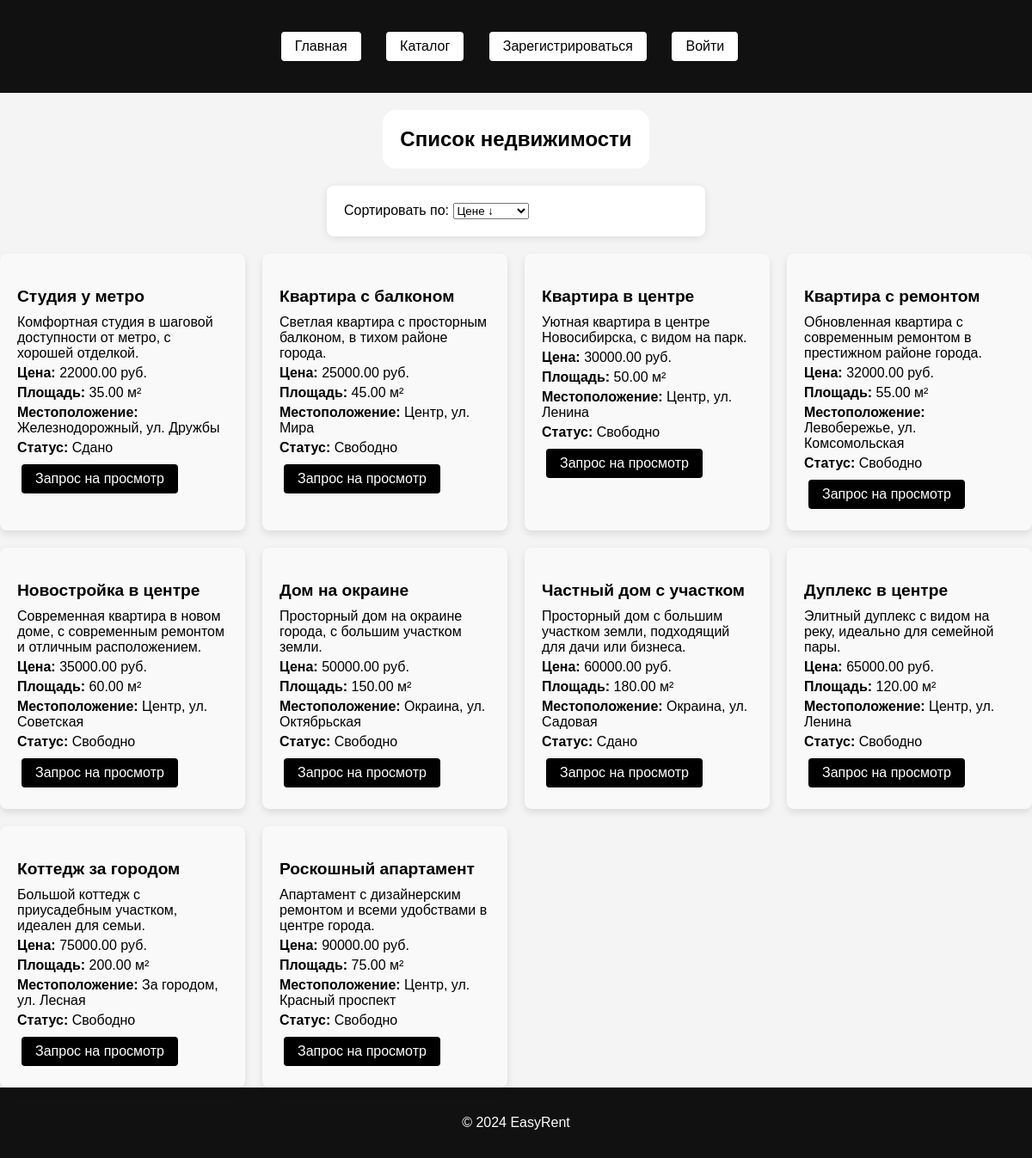
Page /properties/ on the committed database.
### core/models.py (models this page shows, shortened)
class Property(models.Model):
    PROPERTY_STATUS = [
        ('available', 'Свободно'),
        ('rented', 'Сдано'),
    ]
    title = models.CharField(max_length=100)
    description = models.TextField()
    area = models.DecimalField(max_digits=8, decimal_places=2)
    location = models.CharField(max_length=255)
    price = models.DecimalField(max_digits=10, decimal_places=2)
    status = models.CharField(max_length=10, choices=PROPERTY_STATUS, default='available')
    realtor = models.ForeignKey(
        settings.AUTH_USER_MODEL,
        on_delete=models.CASCADE,
        related_name='properties',
        limit_choices_to={'role': 'realtor'},
        null=True,  # На случай, если нужно оставить недвижимость без риелтора
        blank=True
    )

### core/views.py (the view)
# urls.py: path('properties/', views.property_list, name='property_list'),
def property_list(request):
    sort_by = request.GET.get('sort', 'price')  # Получаем параметр сортировки, по умолчанию 'price'
    if sort_by == 'price':
        properties = Property.objects.order_by('price')  # Сортировка по цене (по возрастанию)
    elif sort_by == '-price':
        properties = Property.objects.order_by('-price')  # Сортировка по цене (по убыванию)
    elif sort_by == 'area':
        properties = Property.objects.order_by('area')  # Сортировка по метражу (по возрастанию)
    elif sort_by == '-area':
        properties = Property.objects.order_by('-area')  # Сортировка по метражу (по убыванию)
    else:
        properties = Property.objects.all()  # Без сортировки
    return render(request, 'core/property_list.html', {'properties': properties})

### core/templates/core/property_list.html (shortened to what this page needs)
{% extends 'base.html' %}
{% block content %}
<div class="center-container-property-list">
    <h2 class = "custom-h2">Список недвижимости</h2>
</div>
<form method="get" class="form-sort-style">
    <label for="sort">Сортировать по:</label>
    <select name="sort" id="sort" onchange="this.form.submit()">
      <option value="price" {% if request.GET.sort == 'price' %}selected{% endif %}>Цене ↓</option>
    </select>
</form>
<div class="property-list">
    {% for property in properties %}
        <div class="property-card">
            <h3>{{ property.title }}</h3>
            <p>{{ property.description }}</p>
            <p><strong>Цена:</strong> {{ property.price }} руб.</p>
            <p><strong>Площадь:</strong> {{ property.area }} м²</p>
            <p><strong>Местоположение:</strong> {{ property.location }}</p>
            <p><strong>Статус:</strong> {{ property.get_status_display }}</p>
            {% if user.is_authenticated %}
                {% if user.role == 'client'%}
                    <a href="{% url 'core:viewing_request' property.id %}" class="body-button">Запрос на просмотр</a>
                {% endif %}
            {% else %}
                <a href="{% url 'core:login' %}" class="body-button">Запрос на просмотр</a>
            {% endif %}
        </div>
    {% endfor %}
</div>
{% endblock %}

### static/css/styles.css (style rules this page uses)
body { background-image: url('../images/building_composition_2.png'); background-size: cover; background-position: center; background-repeat: no-repeat; font-family: Arial, sans-serif; margin: 0; padding: 0; background-color: #f4f4f4; }
.custom-h2 { margin-bottom: 20px; padding: 20px; border-radius: 15px; background-color: white; color: black; }
.body-button { display: inline-block; padding: 8px 16px; margin: 5px; color: white; background-color: black; border: none; border-radius: 4px; font-size: 16px; text-align: center; text-decoration: none; cursor: pointer; transition: background-color 0.3s, transform 0.3s; }
.form-sort-style { max-width: 400px; background-color: #fff; margin: 0 auto; padding: 20px; box-shadow: 0 2px 10px rgba(0, 0, 0, 0.1); border-radius: 8px; margin-bottom: 10px; }
.center-container-property-list { display: flex; flex-direction: column; justify-content: center; align-items: center; }
.property-list { display: grid; grid-template-columns: repeat(auto-fill, minmax(250px, 1fr)); gap: 20px; margin-top: 20px; }
.property-card { background-color: #f9f9f9; border-radius: 8px; padding: 20px; box-shadow: 0 4px 8px rgba(0, 0, 0, 0.1); transition: transform 0.3s ease, box-shadow 0.3s ease; }
.property-card h3 { margin-bottom: 10px; font-size: 1.2em; }
.property-card p { margin: 5px 0; }

### rows in the picture
Property: title "Студия у метро", description "Комфортная студия в шаговой доступности от метро, с хорошей отделкой.", price "22000.00", area "35.00", location "Железнодорожный, ул. Дружбы", status "Сдано"
Property: title "Квартира с балконом", description "Светлая квартира с просторным балконом, в тихом районе города.", price "25000.00", area "45.00", location "Центр, ул. Мира", status "Свободно"
Property: title "Квартира в центре", description "Уютная квартира в центре Новосибирска, с видом на парк.", price "30000.00", area "50.00", location "Центр, ул. Ленина", status "Свободно"
Property: title "Квартира с ремонтом", description "Обновленная квартира с современным ремонтом в престижном районе города.", price "32000.00", area "55.00", location "Левобережье, ул. Комсомольская", status "Свободно"
Property: title "Новостройка в центре", description "Современная квартира в новом доме, с современным ремонтом и отличным расположением.", price "35000.00", area "60.00", location "Центр, ул. Советская", status "Свободно"
Property: title "Дом на окраине", description "Просторный дом на окраине города, с большим участком земли.", price "50000.00", area "150.00", location "Окраина, ул. Октябрьская", status "Свободно"
Property: title "Частный дом с участком", description "Просторный дом с большим участком земли, подходящий для дачи или бизнеса.", price "60000.00", area "180.00", location "Окраина, ул. Садовая", status "Сдано"
Property: title "Дуплекс в центре", description "Элитный дуплекс с видом на реку, идеально для семейной пары.", price "65000.00", area "120.00", location "Центр, ул. Ленина", status "Свободно"
Property: title "Коттедж за городом", description "Большой коттедж с приусадебным участком, идеален для семьи.", price "75000.00", area "200.00", location "За городом, ул. Лесная", status "Свободно"
Property: title "Роскошный апартамент", description "Апартамент с дизайнерским ремонтом и всеми удобствами в центре города.", price "90000.00", area "75.00", location "Центр, ул. Красный проспект", status "Свободно"
